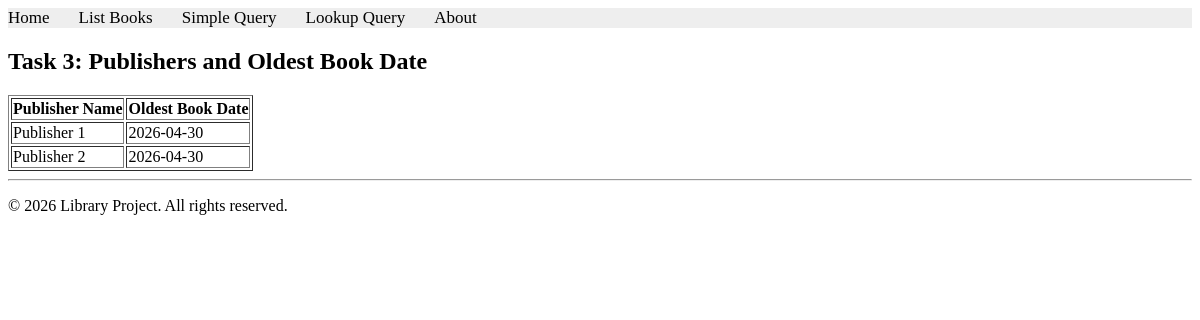
The app's page /books/lab9/task3 with its own data.
### apps/bookmodule/models.py (models this page shows)
class Publisher(models.Model):
    name = models.CharField(max_length=200)
    location = models.CharField(max_length=300)

### apps/bookmodule/views.py (the view)
# urls.py: path('lab9/task3', views.lab9_task3, name='books.lab9_task3'),
def lab9_task3(request):
    publishers = Publisher.objects.annotate(oldest_book_date=Min('book__pubdate'))
    return render(request, 'bookmodule/lab9_task3.html', {'publishers': publishers})

### apps/templates/bookmodule/lab9_task3.html
{% extends 'layouts/base.html' %}
{% block content %}
<h2>Task 3: Publishers and Oldest Book Date</h2>
<table border="1">
    <tr>
        <th>Publisher Name</th>
        <th>Oldest Book Date</th>
    </tr>
    {% for publisher in publishers %}
    <tr>
        <td>{{ publisher.name }}</td>
        <td>{{ publisher.oldest_book_date|date:"Y-m-d"|default:"N/A" }}</td>
    </tr>
    {% endfor %}
</table>
{% endblock %}

### records on screen
Publisher: name "Publisher 1", oldest_book_date "2026-04-30"
Publisher: name "Publisher 2", oldest_book_date "2026-04-30"
